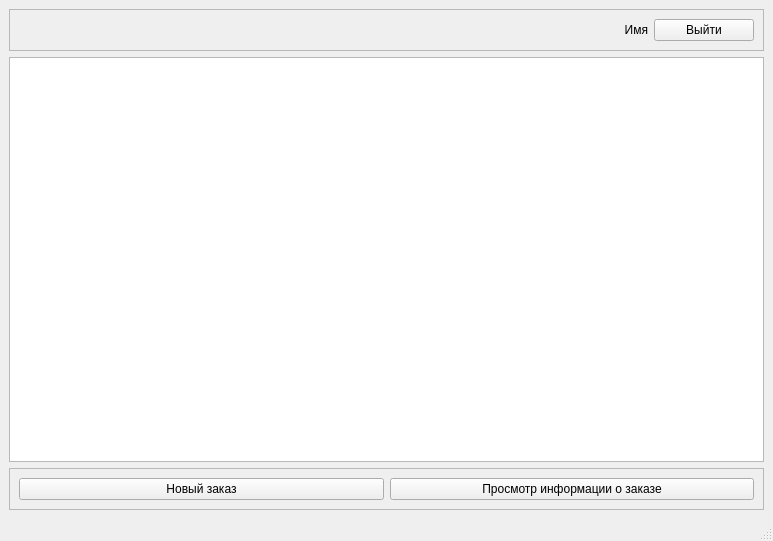
<?xml version="1.0" encoding="UTF-8"?>
<ui version="4.0">
 <class>orderList</class>
 <widget class="QMainWindow" name="orderList">
  <property name="geometry">
   <rect>
    <x>0</x>
    <y>0</y>
    <width>773</width>
    <height>541</height>
   </rect>
  </property>
  <property name="windowTitle">
   <string>Заказы</string>
  </property>
  <widget class="QWidget" name="centralwidget">
   <layout class="QVBoxLayout" name="verticalLayout_2">
    <item>
     <widget class="QFrame" name="frame_2">
      <property name="frameShape">
       <enum>QFrame::StyledPanel</enum>
      </property>
      <property name="frameShadow">
       <enum>QFrame::Raised</enum>
      </property>
      <layout class="QHBoxLayout" name="horizontalLayout_2">
       <item>
        <widget class="QLabel" name="namelabel">
         <property name="text">
          <string>Имя</string>
         </property>
         <property name="alignment">
          <set>Qt::AlignRight|Qt::AlignTrailing|Qt::AlignVCenter</set>
         </property>
        </widget>
       </item>
       <item>
        <widget class="QPushButton" name="logOutButton">
         <property name="minimumSize">
          <size>
           <width>100</width>
           <height>0</height>
          </size>
         </property>
         <property name="maximumSize">
          <size>
           <width>100</width>
           <height>16777215</height>
          </size>
         </property>
         <property name="text">
          <string>Выйти</string>
         </property>
        </widget>
       </item>
      </layout>
     </widget>
    </item>
    <item>
     <widget class="QListWidget" name="ordersList">
      <property name="currentRow">
       <number>-1</number>
      </property>
     </widget>
    </item>
    <item>
     <widget class="QFrame" name="frame">
      <property name="frameShape">
       <enum>QFrame::StyledPanel</enum>
      </property>
      <property name="frameShadow">
       <enum>QFrame::Raised</enum>
      </property>
      <layout class="QHBoxLayout" name="horizontalLayout">
       <item>
        <widget class="QPushButton" name="newOrderButton">
         <property name="enabled">
          <bool>true</bool>
         </property>
         <property name="text">
          <string>Новый заказ</string>
         </property>
         <property name="autoDefault">
          <bool>false</bool>
         </property>
        </widget>
       </item>
       <item>
        <widget class="QPushButton" name="orderInfoButton">
         <property name="text">
          <string>Просмотр информации о заказе</string>
         </property>
        </widget>
       </item>
      </layout>
     </widget>
    </item>
   </layout>
  </widget>
  <widget class="QMenuBar" name="menubar">
   <property name="geometry">
    <rect>
     <x>0</x>
     <y>0</y>
     <width>773</width>
     <height>26</height>
    </rect>
   </property>
  </widget>
  <widget class="QStatusBar" name="statusbar"/>
 </widget>
 <resources/>
 <connections>
  <connection>
   <sender>newOrderButton</sender>
   <signal>clicked()</signal>
   <receiver>orderList</receiver>
   <slot>makingOrderWindow()</slot>
   <hints>
    <hint type="sourcelabel">
     <x>202</x>
     <y>478</y>
    </hint>
    <hint type="destinationlabel">
     <x>386</x>
     <y>270</y>
    </hint>
   </hints>
  </connection>
  <connection>
   <sender>logOutButton</sender>
   <signal>clicked()</signal>
   <receiver>orderList</receiver>
   <slot>logOut()</slot>
   <hints>
    <hint type="sourcelabel">
     <x>699</x>
     <y>63</y>
    </hint>
    <hint type="destinationlabel">
     <x>386</x>
     <y>270</y>
    </hint>
   </hints>
  </connection>
  <connection>
   <sender>ordersList</sender>
   <signal>doubleClicked(QModelIndex)</signal>
   <receiver>orderList</receiver>
   <slot>orderInformationWindow()</slot>
   <hints>
    <hint type="sourcelabel">
     <x>386</x>
     <y>270</y>
    </hint>
    <hint type="destinationlabel">
     <x>386</x>
     <y>270</y>
    </hint>
   </hints>
  </connection>
  <connection>
   <sender>orderInfoButton</sender>
   <signal>clicked()</signal>
   <receiver>orderList</receiver>
   <slot>orderInformationWindow()</slot>
   <hints>
    <hint type="sourcelabel">
     <x>569</x>
     <y>478</y>
    </hint>
    <hint type="destinationlabel">
     <x>386</x>
     <y>270</y>
    </hint>
   </hints>
  </connection>
 </connections>
 <slots>
  <slot>logOut()</slot>
  <slot>makingOrderWindow()</slot>
  <slot>orderInformationWindow()</slot>
 </slots>
</ui>
